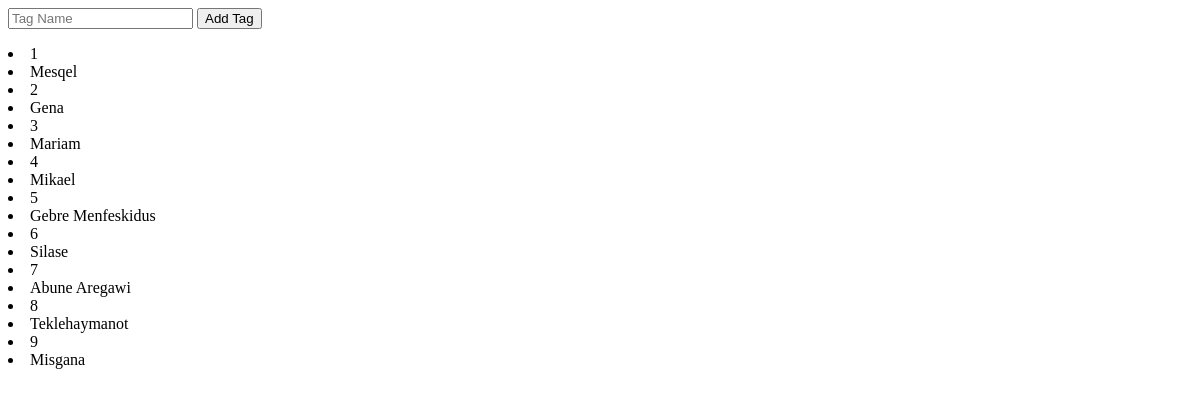
Before: /add_tag with the older database file.
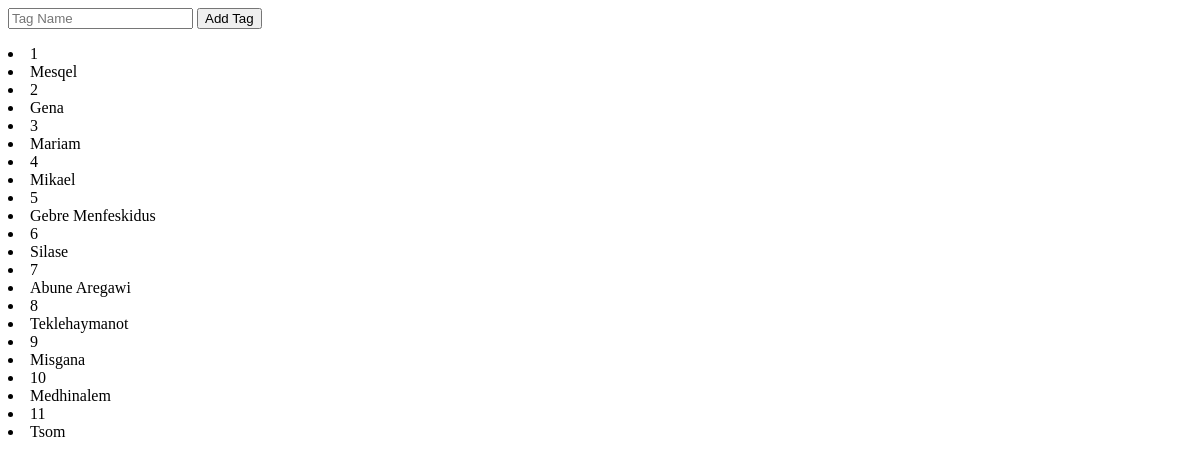
After: the same page with the newer database file.
### tables this page shows
CREATE TABLE tagList (
  t_id INTEGER PRIMARY KEY,
  tag TEXT NOT NULL UNIQUE
);

### flask_package/__init__.py (the view)
@app.route('/add_tag', methods=['GET', 'POST'])
def add_tag():
    if rq.method == 'POST':
        tag_name = rq.form.get('name')
        db.add_tags(tag_name)
        return redirect(url_for('add_tag'))
    return render_template("tags.html", tags=db.get_taglist())

### flask_package/db.py (called while the page is built)
def get_db():
    if 'db' not in g:
        g.db = sqlite3.connect(
            current_app.config['DATABASE'],
            detect_types=sqlite3.PARSE_DECLTYPES
        )
        g.db.row_factory = sqlite3.Row
    return g.db

def get_taglist():
    db_ob = get_db()
    cursor = db_ob.cursor()
    sql = 'SELECT * FROM tagList'
    cursor.execute(sql)
    data = cursor.fetchall()
    return data

### flask_package/templates/tags.html
<form method="POST" action="/add_tag">
    <input type="text" name="name" value="" placeholder="Tag Name" required>
    <button type="submit"> Add Tag </button>
</form>
{% for tag in tags %}
    <li>{{tag[0]}}</li>
    <li>{{tag[1]}}</li>
{% endfor %}

Changed rows visible on the page:
added tagList: t_id "10", tag "Medhinalem"
added tagList: t_id "11", tag "Tsom"
